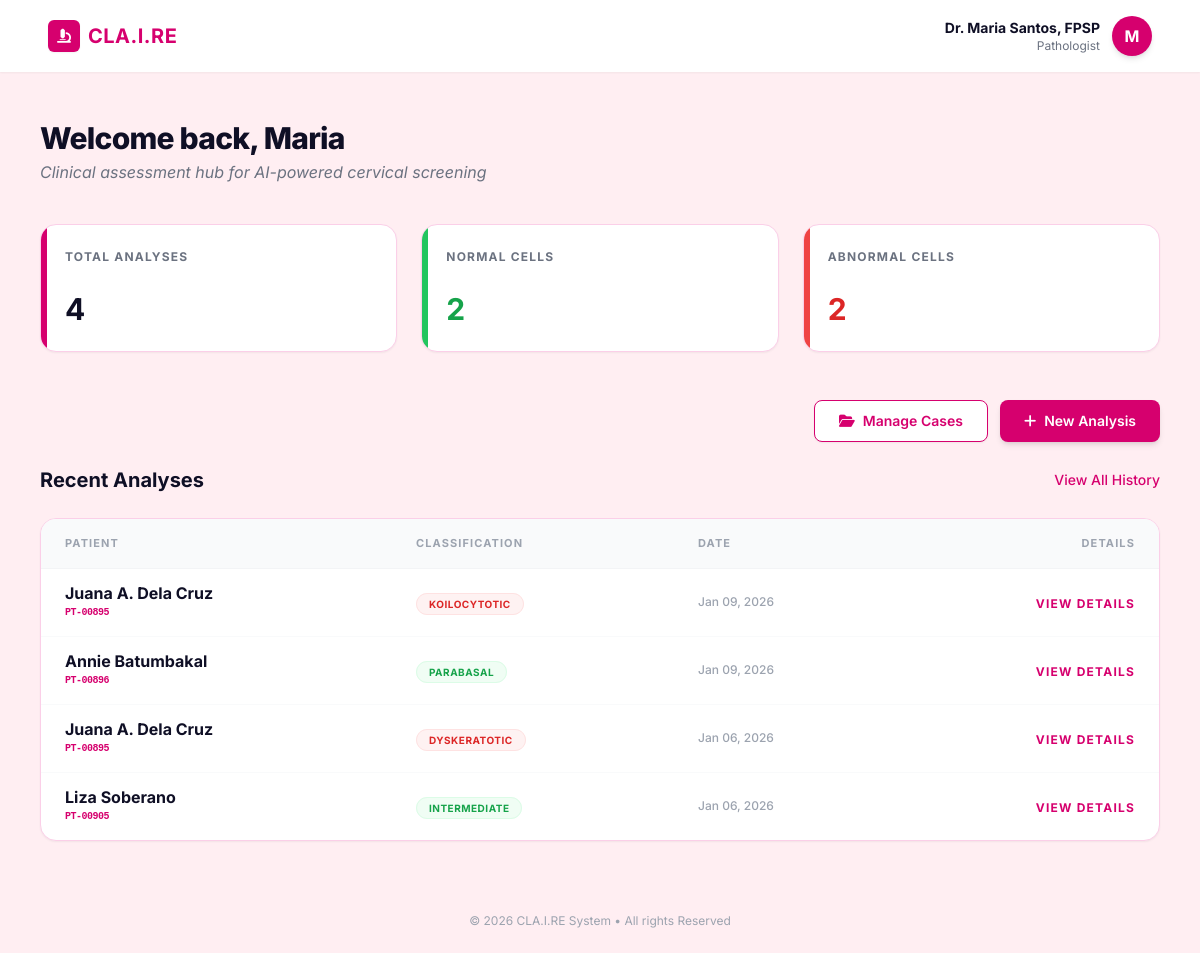
Page /dashboard.php (signed in) on the committed database.
### tables this page shows
CREATE TABLE `patient_records_table` (
  `record_id` int(11) NOT NULL,
  `patient_id` varchar(20) NOT NULL,
  `report_date` date NOT NULL,
  `image_path` varchar(255) NOT NULL,
  `ai_prediction` enum('Dyskeratotic','Koilocytotic','Metaplastic','Parabasal','Superficial','Intermediate') NOT NULL,
  `findings` text NOT NULL,
  `created_at` datetime NOT NULL DEFAULT current_timestamp(),
  `updated_at` datetime DEFAULT current_timestamp() ON UPDATE current_timestamp()
);

CREATE TABLE `patients_table` (
  `patient_id` varchar(20) NOT NULL,
  `pathologist_id` varchar(20) NOT NULL,
  `full_name` varchar(100) NOT NULL,
  `dob` date NOT NULL,
  `gender` enum('M','F') NOT NULL DEFAULT 'F',
  `contact_number` varchar(15) DEFAULT NULL,
  `diagnosis_history` text DEFAULT NULL,
  `created_at` datetime NOT NULL DEFAULT current_timestamp(),
  `updated_at` datetime DEFAULT current_timestamp() ON UPDATE current_timestamp()
);

### dashboard.php (the view, shortened to what this page needs)
<?php
require_once 'db_connect.php';
$pathologist_id = $_SESSION['user_id'];
$fullName = $_SESSION['full_name'] ?? 'Pathologist';
$firstName = explode(' ', str_replace('Dr. ', '', $fullName))[0];
try {
    $stmt = $pdo->prepare("SELECT COUNT(*) FROM Patient_Records_Table pr
                           JOIN Patients_Table p ON pr.patient_id = p.patient_id
                           WHERE p.pathologist_id = ?");
    $stmt->execute([$pathologist_id]);
    $totalAnalyses = $stmt->fetchColumn() ?: 0;
    $stmt = $pdo->prepare("SELECT COUNT(*) FROM Patient_Records_Table pr
                           JOIN Patients_Table p ON pr.patient_id = p.patient_id
                           WHERE p.pathologist_id = ?
                           AND pr.ai_prediction IN ('Normal', 'Superficial-Intermediate', 'Parabasal', 'Superficial', 'Intermediate')");
    $stmt->execute([$pathologist_id]);
    $totalNormal = $stmt->fetchColumn() ?: 0;
    $stmt = $pdo->prepare("SELECT COUNT(*) FROM Patient_Records_Table pr
                           JOIN Patients_Table p ON pr.patient_id = p.patient_id
                           WHERE p.pathologist_id = ?
                           AND pr.ai_prediction IN ('Dyskeratotic', 'Koilocytotic', 'Metaplastic', 'Abnormal')");
    $stmt->execute([$pathologist_id]);
    $totalAbnormal = $stmt->fetchColumn() ?: 0;
    $stmt = $pdo->prepare("SELECT pr.*, p.full_name as patient_name
                           FROM Patient_Records_Table pr
                           JOIN Patients_Table p ON pr.patient_id = p.patient_id
                           WHERE p.pathologist_id = ?
                           ORDER BY pr.created_at DESC LIMIT 5");
    $stmt->execute([$pathologist_id]);
    $recentAnalyses = $stmt->fetchAll();
} catch (PDOException $e) {
    $totalAnalyses = $totalNormal = $totalAbnormal = 0;
    $recentAnalyses = [];
}
?>
<!DOCTYPE html>
<html lang="en">
<head>
    <script src="https://cdn.tailwindcss.com"></script>
    <link rel="stylesheet" href="https://cdnjs.cloudflare.com/ajax/libs/font-awesome/6.4.0/css/all.min.css">
</head>
<body class="min-h-screen flex flex-col bg-brand-light font-sans text-brand-dark">
    <nav class="bg-white py-4 px-6 md:px-12 flex justify-between items-center shadow-sm sticky top-0 z-50">
        <div class="flex items-center gap-8">
            <a href="dashboard.php" class="flex items-center gap-2 select-none no-underline">
                <div class="bg-brand-pink text-white p-1.5 rounded-md w-8 h-8 flex items-center justify-center shadow-sm">
                    <i class="fa-solid fa-microscope text-sm"></i>
                </div>
                <span class="font-bold text-xl tracking-wide text-brand-pink">CLA.I.RE</span>
            </a>
        </div>
        <div class="flex items-center gap-6">
            <div class="flex items-center gap-3 group relative cursor-pointer">
                <div class="text-right hidden sm:block leading-tight">
                    <p class="text-sm font-bold text-brand-dark"><?php echo htmlspecialchars($fullName); ?></p>
                    <p class="text-xs text-gray-500">Pathologist</p>
                </div>
                <div class="w-10 h-10 rounded-full bg-brand-pink text-white flex items-center justify-center font-bold shadow-md transition group-hover:scale-105">
                    <?php echo strtoupper(substr($firstName, 0, 1)); ?>
                </div>
            </div>
        </div>
    </nav>
    <main class="flex-grow container mx-auto px-4 py-8 md:py-12 max-w-6xl">
        <div class="mb-10">
            <h1 class="text-3xl font-extrabold tracking-tight">Welcome back, <?php echo htmlspecialchars($firstName); ?></h1>
            <p class="text-gray-500 mt-1 italic">Clinical assessment hub for AI-powered cervical screening</p>
        </div>
        <div class="grid grid-cols-1 md:grid-cols-3 gap-6 mb-12">
            <div class="bg-white p-6 rounded-2xl shadow-sm border border-brand-border relative overflow-hidden h-32 flex flex-col justify-between group hover:shadow-md transition duration-300">
                <p class="text-gray-500 text-xs font-bold uppercase tracking-widest">Total Analyses</p>
                <h3 class="text-3xl font-bold text-brand-dark"><?php echo number_format($totalAnalyses); ?></h3>
                <div class="absolute left-0 top-0 bottom-0 w-1.5 bg-brand-pink"></div>
            </div>
            <div class="bg-white p-6 rounded-2xl shadow-sm border border-brand-border relative overflow-hidden h-32 flex flex-col justify-between group hover:shadow-md transition duration-300">
                <p class="text-gray-500 text-xs font-bold uppercase tracking-widest">Normal Cells</p>
                <h3 class="text-3xl font-bold text-green-600"><?php echo number_format($totalNormal); ?></h3>
                <div class="absolute left-0 top-0 bottom-0 w-1.5 bg-green-500"></div>
            </div>
            <div class="bg-white p-6 rounded-2xl shadow-sm border border-brand-border relative overflow-hidden h-32 flex flex-col justify-between group hover:shadow-md transition duration-300">
                <p class="text-gray-500 text-xs font-bold uppercase tracking-widest">Abnormal Cells</p>
                <h3 class="text-3xl font-bold text-red-600"><?php echo number_format($totalAbnormal); ?></h3>
                <div class="absolute left-0 top-0 bottom-0 w-1.5 bg-red-500"></div>
            </div>
        </div>
        <div class="flex flex-col sm:flex-row justify-end gap-3 mb-6">
             <a href="patients.php" class="bg-white border border-brand-pink text-brand-pink hover:bg-brand-light font-semibold py-2.5 px-6 rounded-lg transition shadow-sm flex items-center justify-center gap-2 text-sm active:scale-95">
                <i class="fa-solid fa-folder-open"></i> Manage Cases
            </a>
            <a href="analyze.php" class="bg-brand-pink hover:bg-brand-hover text-white font-semibold py-2.5 px-6 rounded-lg transition shadow-md flex items-center justify-center gap-2 text-sm active:scale-95">
                <i class="fa-solid fa-plus"></i> New Analysis
            </a>
        </div>
        <div>
            <div class="flex justify-between items-center mb-6">
                <h2 class="text-xl font-bold text-brand-dark">Recent Analyses</h2>
                <?php if(!empty($recentAnalyses)): ?>
                    <a href="patients.php" class="text-sm text-brand-pink hover:underline font-medium">View All History</a>
                <?php endif; ?>
            </div>
            <?php if(empty($recentAnalyses)): ?>
                <div class="bg-white rounded-2xl shadow-sm border border-brand-border border-dashed p-12 text-center flex flex-col items-center justify-center min-h-[300px]">
                    <div class="mb-6 bg-brand-light p-6 rounded-full inline-block">
                        <i class="fa-regular fa-image text-4xl text-brand-pink opacity-80"></i>
                    </div>
                    <h3 class="text-xl font-bold text-brand-dark mb-2">No Analyses yet</h3>
                    <p class="text-gray-500 max-w-sm mx-auto mb-8 text-sm leading-relaxed">
                        You haven't analyzed any cell images yet. Upload your first Pap smear image to get started.
                    </p>
                    <a href="analyze.php" class="bg-brand-pink hover:bg-brand-hover text-white font-bold py-3 px-8 rounded-full shadow-md transition transform hover:-translate-y-0.5 flex items-center gap-2 active:scale-95">
                        Start Analyzing
                        <i class="fa-solid fa-arrow-right"></i>
                    </a>
                </div>
            <?php else: ?>
                <div class="bg-white rounded-2xl shadow-sm border border-brand-border overflow-hidden">
                    <table class="w-full text-left">
                        <thead class="bg-gray-50 border-b border-gray-100">
                            <tr class="text-[11px] font-black uppercase tracking-widest text-gray-400">
                                <th class="px-6 py-4">Patient</th>
                                <th class="px-6 py-4">Classification</th>
                                <th class="px-6 py-4">Date</th>
                                <th class="px-6 py-4 text-right">Details</th>
                            </tr>
                        </thead>
                        <tbody class="divide-y divide-gray-50">
                            <?php foreach($recentAnalyses as $record): ?>
                            <tr class="hover:bg-brand-light/30 transition">
                                <td class="px-6 py-4">
                                    <p class="font-bold text-brand-dark leading-none"><?php echo htmlspecialchars($record['patient_name']); ?></p>
                                    <p class="text-[10px] font-mono font-bold text-brand-pink uppercase tracking-tighter mt-1"><?php echo $record['patient_id']; ?></p>
                                </td>
                                <td class="px-6 py-4">
                                    <?php
                                    $is_abnormal = !in_array($record['ai_prediction'], ['Normal', 'Superficial-Intermediate', 'Parabasal', 'Superficial', 'Intermediate']);
                                    $badge_color = $is_abnormal ? 'bg-red-50 text-red-600 border-red-100' : 'bg-green-50 text-green-600 border-green-100';
                                    ?>
                                    <span class="px-3 py-1 rounded-full border text-[10px] font-bold uppercase tracking-wider <?php echo $badge_color; ?>">
                                        <?php echo htmlspecialchars($record['ai_prediction']); ?>
                                    </span>
                                </td>
                                <td class="px-6 py-4 text-xs text-gray-400 font-medium">
                                    <?php echo date('M d, Y', strtotime($record['created_at'])); ?>
                                </td>
                                <td class="px-6 py-4 text-right">
                                    <a href="analyze.php?patient_id=<?php echo $record['patient_id']; ?>" class="text-brand-pink hover:text-brand-hover font-bold text-xs uppercase tracking-widest">
                                        View Details
                                    </a>
                                </td>
                            </tr>
                            <?php endforeach; ?>
                        </tbody>
                    </table>
                </div>
            <?php endif; ?>
        </div>
    </main>
    <footer class="py-6 text-center text-gray-400 text-xs">
        &copy; <?php echo date('Y'); ?> CLA.I.RE System • All rights Reserved
    </footer>
</body>
</html>

### rows in the picture
patient_records_table: patient.full_name "Juana A. Dela Cruz", patient "PT-00895", ai_prediction "KOILOCYTOTIC", created_at "Jan 09, 2026"
patient_records_table: patient.full_name "Annie Batumbakal", patient "PT-00896", ai_prediction "PARABASAL", created_at "Jan 09, 2026"
patient_records_table: patient.full_name "Juana A. Dela Cruz", patient "PT-00895", ai_prediction "DYSKERATOTIC", created_at "Jan 06, 2026"
patient_records_table: patient.full_name "Liza Soberano", patient "PT-00905", ai_prediction "INTERMEDIATE", created_at "Jan 06, 2026"

### other values in the picture
$fullName "Dr. Maria Santos, FPSP"
substr($firstName, 0, 1) "M"
$firstName "Maria"
$totalAnalyses "4"
$totalNormal "2"
$totalAbnormal "2"
